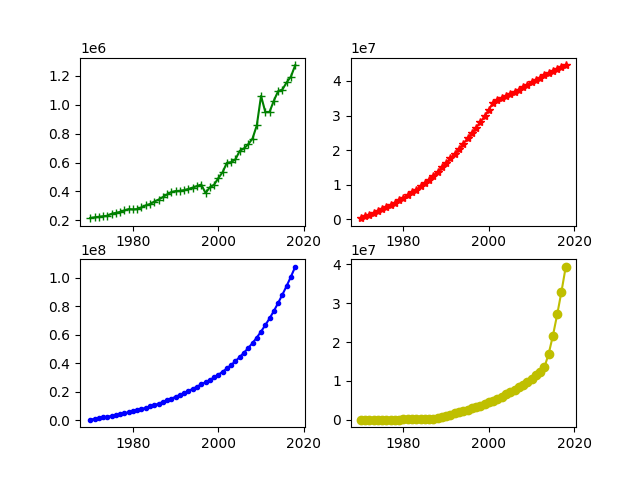

Write Python code to recreate this figure.
# number of publication in each year
from matplotlib import pyplot as plt

from src.myio.data_reader import DBReader

num_pub_yearly_sql = 'select year, num_pubs from and.num_pub_yearly;'
num_cum_malformed_name_sql = 'select year, num_abbr_first_name from and.num_malformed_name_cumulatively;'
num_cum_author_with_aff_sql = 'select year, num_authors, num_authors_with_aff from and.num_author_with_aff_cumulatively;'

# print(df.shape)
# year, num_pubs = df['year'], df['num_pubs']
# pyplot.plot(year, num_pubs, '-')
# pyplot.show()

f, ax = plt.subplots(2, 2)

style_list = ["g+-", "r*-", "b.-", "yo-"]
df = DBReader.cached_read("./fsdgvfdsbfd", num_pub_yearly_sql, cached=False)
ax[0][0].plot(df['year'], df['num_pubs'], style_list[0])
df = DBReader.cached_read("./fsdgvfdsbfd", num_cum_malformed_name_sql, cached=False)
ax[0][1].plot(df['year'], df['num_abbr_first_name'], style_list[1])
df = DBReader.cached_read("./fsdgvfdsbfd", num_cum_author_with_aff_sql, cached=False)
ax[1][0].plot(df['year'], df['num_authors'], style_list[2])
ax[1][1].plot(df['year'], df['num_authors_with_aff'], style_list[3])

plt.savefig('motivation.png')
plt.show()
